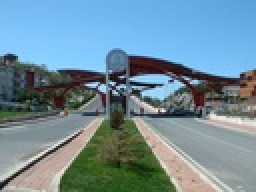
%> input picture DSCF0140.JPG, 128 x 96 px, shrunk from 1600 x 1200 before the run (shown 2 times larger)
$ octave kenar_cizdir.m   (GNU Octave 9; MATLAB toolbox functions it lacks are replaced by stand-ins)
%> lines starting %> are read from the running program, lines starting %| are printed output that depends on the picture
%bu program tarafimdan yazilmistir(Mustafa Ozendi)
clc
clear all;
image = imread('DSCF0140.jpg');
%> image is the input picture: size 96x128x3 uint8; mean R, G, B 112.9, 141.7, 155.2
image = rgb2gray(image);
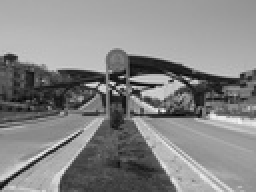
%> image: size 96x128 uint8 (shown 2 times larger); min 6, max 246, mean 134.6
image = double(image);
%> image: size 96x128 double
image1 = conv2(image,[0.05, 0.25, 0.4, 0.25, 0.05],'same');
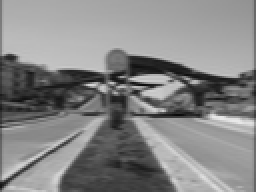
%> image1: size 96x128 double (shown 2 times larger); min 9.25, max 232.9, mean 133.9
image2 = conv2(image1,[0.05; 0.25; 0.4; 0.25; 0.05],'same');
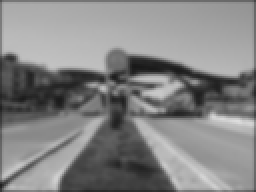
%> image2: size 96x128 double (shown 2 times larger); min 24.92, max 221.2, mean 132.8
imagesc(image2); colormap('gray');
edges = edge(image2, 'sobel',14);
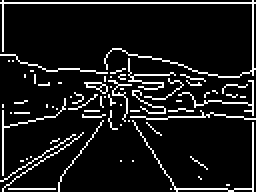
%> edges: size 96x128 logical (shown 2 times larger); 9.9% white in thin lines or dots
[r c] = find(edges);
%> r = 1222 values from 1 to 96; c = 1222 values from 1 to 128
figure
imagesc(image); colormap('gray');
hold on
for i = 1:length(r)
    plot(c(i), r(i), 'w', 'LineWidth', 1)
    i
end
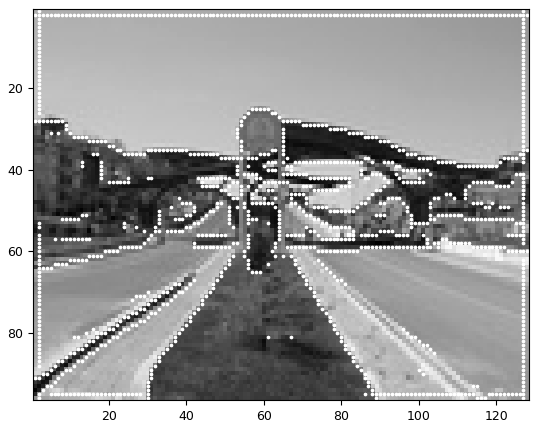
%> figure redrawn from the program's plot data
